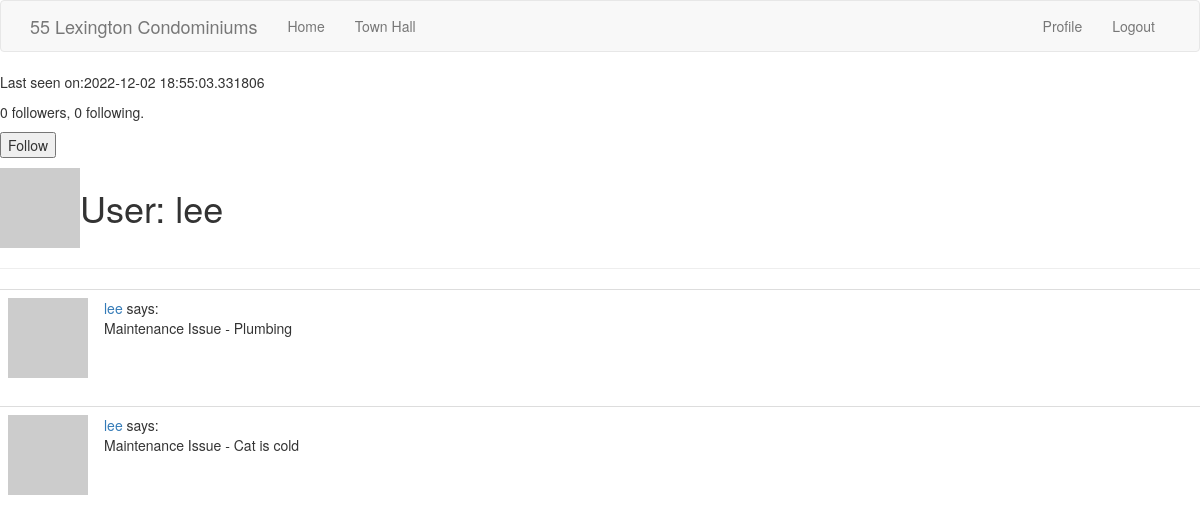
Screenshot of /user/lee (signed in) with the database file from the repository.
### app/models.py (models this page shows, shortened)
class User(UserMixin, db.Model):
    id = db.Column(db.Integer, primary_key = True)
    username = db.Column(db.String(64), index = True, unique = True)
    email = db.Column(db.String(120), index = True, unique = True)
    password_hash = db.Column(db.String(128))
    posts = db.relationship('Post', backref='author', lazy='dynamic')
    about_me = db.Column(db.String(140))
    last_seen = db.Column(db.DateTime, default=datetime.utcnow)
    followed = db.relationship('User', secondary=followers, primaryjoin=(followers.c.follower_id == id), secondaryjoin=(followers.c.followed_id == id), backref=db.backref('followers',lazy='dynamic'), lazy='dynamic')
    def avatar(self, size):
        digest = md5(self.email.lower().encode('utf-8')).hexdigest()
        return 'https://www.gravatar.com/avatar/{}?d=identicon&s={}'.format(digest, size)
    def is_following(self, user):
        return self.followed.filter(followers.c.followed_id == user.id).count() > 0

### app/routes.py (the view)
@app.route('/user/<username>')
@login_required
def user(username):
    user = User.query.filter_by(username=username).first_or_404()
    form = EmptyForm()
    posts = [
        {'author':user, 'body':'Maintenance Issue - Plumbing'},
        {'author':user, 'body':'Maintenance Issue - Cat is cold'}
    ]
    return render_template('user.html', user = user, posts = posts, form = form)

### app/forms.py
class EmptyForm(FlaskForm):
    submit = SubmitField('Submit')

### app/models.py (called while the page is built)
@login.user_loader
def load_user(id):
    return User.query.get(int(id))

### app/routes.py (called while the page is built)
@app.before_request
def before_request():
    if current_user.is_authenticated:
        current_user.last_seen = datetime.utcnow()
        db.session.commit()

### app/templates/user.html (shortened to what this page needs)
{% extends "base.html" %}
{% block content %}
    <table>
        <tr valign="top">
            <td><img src="{{ user.avatar(128) }}"></td>
            <td>
                <h1>User: {{ user.username }}</h1></td>
                {% if user.last_seen %}<p>Last seen on:{{ user.last_seen }}</p>{% endif %}
                <p>{{ user.followers.count() }} followers, {{ user.followed.count() }} following.</p>
        {% if user == current_user %}
        <p><a href="{{ url_for('edit_profile') }}">Edit your profile</a></p>
        {% elif not current_user.is_following(user) %}
        <p>
            <form action="{{ url_for('follow', username=user.username) }}" method="post">
                {{ form.submit(value='Follow') }}
            </form>
        </p>
        {% endif %}
    </table>
    <hr>
    {% for post in posts %}
        {% include '_post.html' %}
    {% endfor %}
{% endblock %}

### app/templates/_post.html
<table class="table table-hover">
    <tr>
        <td width="70px">
            <a href="{{ url_for('user', username=post.author.username) }}">
                <img src="{{ post.author.avatar(70) }}" />
            </a>
        </td>
        <td>
            <a href="{{ url_for('user', username=post.author.username) }}">
                {{ post.author.username }}
            </a>
            says:
            <br>
            {{ post.body }}
        </td>
    </tr>
</table>

### rows the page displays
User: username "lee", last_seen "2022-12-02 18:55:03.331806", author.username "lee" "lee"

### other values shown
{{ user.followers.count() }} "0"
{{ user.followed.count() }} "0"
{{ post.body }} "Maintenance Issue - Plumbing" "Maintenance Issue - Cat is cold"
